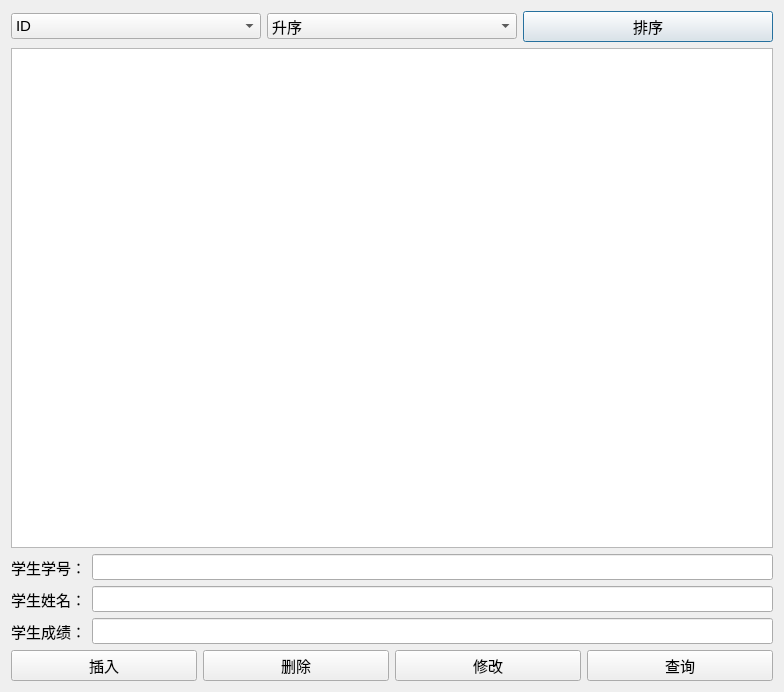
<?xml version="1.0" encoding="UTF-8"?>
<ui version="4.0">
 <class>StudentDialog</class>
 <widget class="QDialog" name="StudentDialog">
  <property name="geometry">
   <rect>
    <x>0</x>
    <y>0</y>
    <width>784</width>
    <height>692</height>
   </rect>
  </property>
  <property name="font">
   <font>
    <pointsize>11</pointsize>
   </font>
  </property>
  <property name="windowTitle">
   <string>学生成绩管理系统</string>
  </property>
  <layout class="QVBoxLayout" name="verticalLayout">
   <item>
    <layout class="QHBoxLayout" name="horizontalLayout">
     <item>
      <widget class="QComboBox" name="valueComBox">
       <item>
        <property name="text">
         <string>ID</string>
        </property>
       </item>
       <item>
        <property name="text">
         <string>Score</string>
        </property>
       </item>
      </widget>
     </item>
     <item>
      <widget class="QComboBox" name="condcomBox">
       <item>
        <property name="text">
         <string>升序</string>
        </property>
       </item>
       <item>
        <property name="text">
         <string>降序</string>
        </property>
       </item>
      </widget>
     </item>
     <item>
      <widget class="QPushButton" name="sortButton">
       <property name="text">
        <string>排序</string>
       </property>
      </widget>
     </item>
    </layout>
   </item>
   <item>
    <widget class="QTableView" name="tableView"/>
   </item>
   <item>
    <layout class="QGridLayout" name="gridLayout">
     <item row="0" column="0">
      <widget class="QLabel" name="label">
       <property name="text">
        <string>学生学号：</string>
       </property>
      </widget>
     </item>
     <item row="0" column="1">
      <widget class="QLineEdit" name="idEdit"/>
     </item>
     <item row="1" column="0">
      <widget class="QLabel" name="label_3">
       <property name="text">
        <string>学生姓名：</string>
       </property>
      </widget>
     </item>
     <item row="1" column="1">
      <widget class="QLineEdit" name="nameEdit"/>
     </item>
     <item row="2" column="0">
      <widget class="QLabel" name="label_2">
       <property name="text">
        <string>学生成绩：</string>
       </property>
      </widget>
     </item>
     <item row="2" column="1">
      <widget class="QLineEdit" name="scoreEdit"/>
     </item>
    </layout>
   </item>
   <item>
    <layout class="QHBoxLayout" name="horizontalLayout_2">
     <item>
      <widget class="QPushButton" name="insertButton">
       <property name="text">
        <string>插入</string>
       </property>
      </widget>
     </item>
     <item>
      <widget class="QPushButton" name="deleteButton">
       <property name="text">
        <string>删除</string>
       </property>
      </widget>
     </item>
     <item>
      <widget class="QPushButton" name="updateButton">
       <property name="text">
        <string>修改</string>
       </property>
      </widget>
     </item>
     <item>
      <widget class="QPushButton" name="getButton">
       <property name="text">
        <string>查询</string>
       </property>
      </widget>
     </item>
    </layout>
   </item>
  </layout>
 </widget>
 <resources/>
 <connections/>
</ui>
